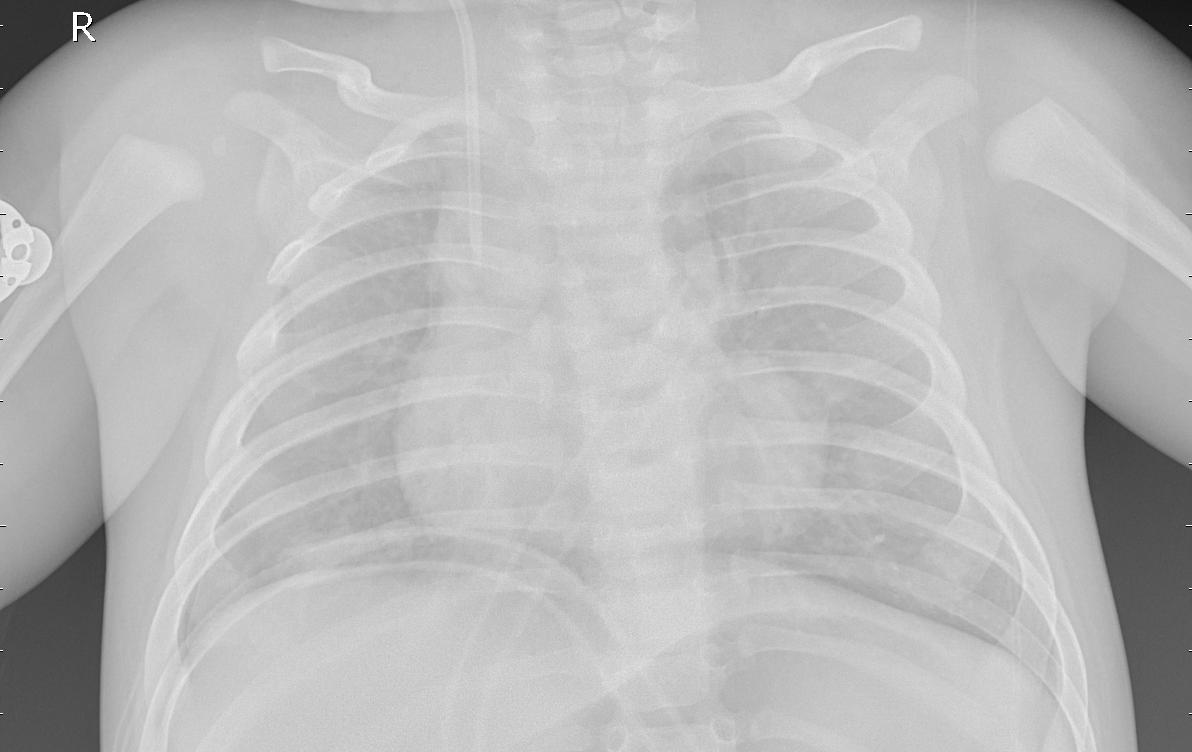
#> input picture Pneumonia_Prediction/archive (3)/chest_xray/train/PNEUMONIA/person1111_bacteria_3052.jpeg, 1192 x 752 px, found by its file name
$ jupyter execute --allow-errors CODE.ipynb
#> lines starting #> are read from the running program, lines starting #| are printed output that depends on the picture
## PNEUMONIA DETECTION FROM X-RAY IMAGES

## This project aims to build an AI model that can detect pneumonia from chest X-ray images using deep learning. Pneumonia is a serious lung infection, and identifying it early through X-rays can help doctors treat patients more effectively.We use a publicly available dataset of ~5,000 labeled chest X-ray images, divided into two categories: NORMAL and PNEUMONIA. The goal is to train a model that can automatically classify new X-rays into these two categories. To do this, we apply common machine learning steps:

Visualize and understand the dataset

Preprocess the images (resize, normalize, augment)

Train and compare two CNN models (a custom CNN and a pretrained model)

Evaluate model performance using accuracy, precision, recall, F1-score, and confusion matrix

Use Grad-CAM to show what parts of the image the model focuses on while making predictions

This project shows how AI can support doctors in making faster and more accurate diagnoses.

## DEEP LEARNING

[cell 1]
import torch
import torch.nn as nn
import torch.optim as optim
from torch.utils.data import DataLoader
from torchvision import datasets, transforms, models

## Image processing

[cell 2]
from PIL import Image
import cv2

## Data Handling and Visualization

[cell 3]
import matplotlib.pyplot as plt
import seaborn as sns
import pandas as pd
import numpy as np

## Model Evaluation

[cell 4]
from sklearn.metrics import classification_report, confusion_matrix, ConfusionMatrixDisplay

## Utilities

[cell 5]
import os
import random
import time

## Grad-Cam Visualization

[cell 6]
from torchcam.methods import GradCAM
from torchcam.utils import overlay_mask
from torchvision.transforms.functional import to_pil_image

## 1 This section focuses on getting familiar with the chest X-ray dataset used for pneumonia detection. We will look at how the data is organized, visualize some sample X-rays, and analyze the distribution of images across different classes and data splits.

 1.1 We start by defining the paths to the training, validation, and test directories. Each of these contains two folders — one for NORMAL X-rays and one for PNEUMONIA X-rays.

[cell 7]
# Define dataset directory paths
base_dir = "C:/Users/abdul/Desktop/Abdullah_i221392/archive (3)/chest_xray"
train_dir = os.path.join(base_dir, "train")
val_dir = os.path.join(base_dir, "val")
test_dir = os.path.join(base_dir, "test")

We will count the number of images in each category (NORMAL and PNEUMONIA) for all three splits: train, val, and test. This gives us an idea of whether the dataset is balanced or not.

[cell 8]
def count_images(folder):
    normal = len(os.listdir(os.path.join(folder, "NORMAL")))
    pneumonia = len(os.listdir(os.path.join(folder, "PNEUMONIA")))
    return normal, pneumonia

train_normal, train_pneu = count_images(train_dir)
val_normal, val_pneu = count_images(val_dir)
test_normal, test_pneu = count_images(test_dir)

# Prepare DataFrame
df = pd.DataFrame({
    'Set': ['Train', 'Train', 'Val', 'Val', 'Test', 'Test'],
    'Class': ['NORMAL', 'PNEUMONIA'] * 3,
    'Count': [train_normal, train_pneu, val_normal, val_pneu, test_normal, test_pneu]
})

# Plot distribution
plt.figure(figsize=(8, 5))
sns.barplot(data=df, x="Set", y="Count", hue="Class")
plt.title("Class Distribution in Each Dataset Split")
plt.show()
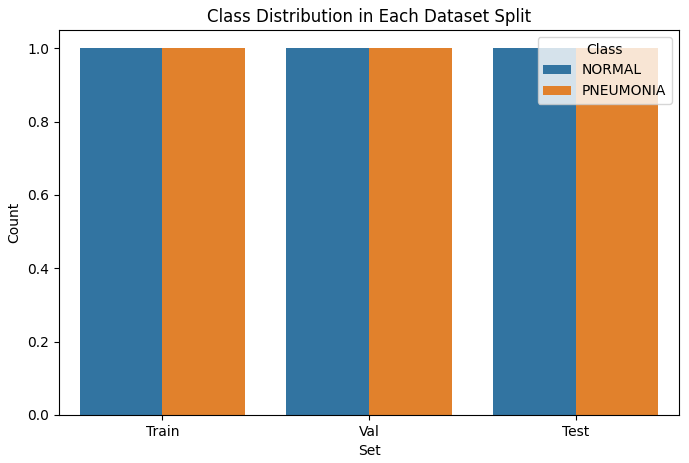
#> figure drawn by matplotlib, 1 panel

Here, we display a few example images from each class. This helps us understand what chest X-rays for NORMAL and PNEUMONIA cases look like and prepares us for model development.

[cell 9]
def show_samples(path, category, num=5):
    files = os.listdir(os.path.join(path, category))
    samples = random.sample(files, num)

    plt.figure(figsize=(15, 5))
    for i, img_file in enumerate(samples):
        img_path = os.path.join(path, category, img_file)
        img = Image.open(img_path)
        plt.subplot(1, num, i+1)
        plt.imshow(img, cmap='gray')
        plt.title(f"{category}")
        plt.axis('off')
    plt.show()

# Showing a few NORMAL and PNEUMONIA samples
#> (the rest of this cell did not finish here and is left out)

## 2. In this step, we prepare image transformations and DataLoaders for training, validation, and testing. We resize all images to 224×224, normalize them, and apply augmentation (flip) to training images only. Think of it like resizing and rotating puzzle pieces before giving them to the AI to solve the puzzle.

2.1 Image Transforms
We use different transforms (steps that change images) to make the input data clean, uniform, and richer for training.

Substeps:
Resize((224, 224)):
All images are converted to a fixed size. Models expect input of the same shape. We're using 224×224 because that’s the standard for models like ResNet.

RandomHorizontalFlip():
For training only. This randomly flips images left-right. It helps the model see X-rays from different angles and learn better, not just memorize.

ToTensor():
Converts image pixels (0–255) to PyTorch tensors and scales them to 0–1. This is how models understand images — as numeric arrays.

Normalize([0.5], [0.5]):
Adjusts pixel values to be in the range [-1, 1]. This speeds up training and makes it more stable. We use one value only because X-rays are grayscale (1 channel).

[cell 10]
# Image size used in pretrained models like ResNet
img_size = 224

# Transformations for training data (includes augmentation)
#> (the rest of this cell did not finish here and is left out)

2.2 Load Datasets using ImageFolder

ImageFolder is a PyTorch utility that reads images from folders and automatically assigns labels based on folder names (e.g. NORMAL becomes class 0, PNEUMONIA becomes class 1)

[cell 11]
from torchvision.datasets import ImageFolder

#> (the rest of this cell did not finish here and is left out)

2.3 Create Dataloaders
Dataloaders make training efficient by dividing the dataset into small batches and loading them as needed. This way, the model trains on a few images at a time instead of loading the whole dataset at once (which is slow and uses too much memory).

batch_size=32: Model sees 32 images in one go

shuffle=True: Randomize training data each time (helps generalization)

[cell 12]
from torch.utils.data import DataLoader

batch_size = 32

#> (the rest of this cell did not finish here and is left out)

## 3 In this step, we will build two deep learning models to classify X-ray images as NORMAL or PNEUMONIA. Goal: Build a custom CNN from scratch. Build a transfer learning model (we’ll use ResNet18). Train both models and compare their performance

3.1 Custom CNN Model (from scratch)
This is a basic convolutional neural network that we build manually. It has a few convolutional layers, followed by fully connected layers to make predictions.

Why do this?
To understand how CNNs work and have full control over the architecture.

 What Is a CNN?
A Convolutional Neural Network (CNN) is like an intelligent scanner:

It looks at small parts of the image at a time (not all pixels at once)

It learns features like edges, shapes, and textures layer by layer

Then uses that information to decide if the image shows pneumonia or not

Input Size:
Every image is grayscale, so:

Channels = 1 (not 3 like colored images)

Size = 224×224

**Layer 1: First Convolution Layer (conv1)**

self.conv1 = nn.Conv2d(1, 16, kernel_size=3, padding=1)

Take input with 1 channel

Create 16 feature maps

Use a 3×3 filter/kernel to look at small 3×3 sections of the image

Add padding=1 so output size stays the same

Why we use this:
This layer learns basic features like edges and corners.

Output:
After this layer → 16 images of size 224×224
After ReLU + MaxPool (next step) → 16 images of size 112×112

ReLU Activation + Pooling

x = self.pool(F.relu(self.conv1(x)))
__ReLU (Rectified Linear Unit):__

Makes negative values zero

Adds non-linearity so the model can learn complex patterns

MaxPooling (self.pool = nn.MaxPool2d(2, 2)):

Looks at 2×2 boxes and picks the biggest number

This makes the image smaller (reduces size by half)

Helps remove noise and focuses on the strongest signals

__Layer 2: Second Convolution Layer (conv2)_

self.conv2 = nn.Conv2d(16, 32, kernel_size=3, padding=1)

Takes 16 feature maps from the first layer

Learns 32 more complex feature maps

Same kernel size (3×3) to look at local patterns

Why?
This layer now learns bigger patterns — like outlines of lungs, spots, or textures.

Output:
After pooling again → 32 images of size 56×56

Flattening Layer

x = x.view(-1, 32 * 56 * 56)
Now we flatten the 32 feature maps of size 56×56 into a single long vector
32 × 56 × 56 = 100352 numbers

The model needs a flat layer to connect to the fully connected (dense) part.

__Fully Connected Layer 1 (fc1)__

self.fc1 = nn.Linear(32 * 56 * 56, 128)
Takes 100k+ numbers and reduces it to just 128

This is where the model learns abstract patterns and combines features

__Activation (ReLU)__

x = F.relu(self.fc1(x))
Same idea: ReLU helps model learn non-linear decision boundaries

__Output Layer (fc2)__

self.fc2 = nn.Linear(128, 2)
We reduce the 128 values to just 2 values

One for each class:

0 → NORMAL

1 → PNEUMONIA

These 2 numbers go into a softmax layer later during loss calculation to become probabilities.

[cell 13]
import torch.nn as nn
import torch.nn.functional as F

class CustomCNN(nn.Module):
    def __init__(self):
        super(CustomCNN, self).__init__()
        self.conv1 = nn.Conv2d(1, 16, kernel_size=3, padding=1)
        self.conv2 = nn.Conv2d(16, 32, kernel_size=3, padding=1)
        self.pool  = nn.MaxPool2d(2, 2)
        self.fc1   = nn.Linear(32 * 56 * 56, 128)
        self.fc2   = nn.Linear(128, 2)  # 2 classes: NORMAL & PNEUMONIA

    # [7 lines left out: function forward, not called in this run]

3.2 Transfer Learning Model (ResNet18)
Instead of building from scratch, we use a pretrained model (ResNet18). These models have already learned general features from millions of images and can be fine-tuned for our X-ray task.
Why use it?
It saves time, needs less data, and usually gives better performance than a model from scratch.
What is Transfer Learning?
Transfer learning means using a pre-trained model that already learned to detect patterns in millions of images (like dogs, cats, roads, etc.) and reusing it to solve a new problem — in this case, classifying X-rays as NORMAL or PNEUMONIA.

This saves time, works well even with smaller datasets, and gives better accuracy.

What is ResNet18?
ResNet stands for Residual Network. It’s a very popular CNN model designed to be deep but efficient.

The key idea in ResNet is skip connections (shortcut paths) that allow the model to “skip” over some layers and avoid getting stuck during training. This helps it learn better and avoid problems like vanishing gradients.

[cell 14]
from torchvision import models

#> (the rest of this cell did not finish here and is left out)

3.2 Train and Fine-tune Both Models (Custom CNN + ResNet18)
We'll now:

Define a training function

Train both models one by one

Track loss & accuracy

Save training/validation results for comparison

[cell 15]
# [60 lines left out: function train_model, not called in this run]

Train Custom CNN

#> (a cell that did not finish here is left out)

#> (a cell that did not finish here is left out)

## 5. Evaluation and Comparison. This step helps you see how well each model performs. We’ll evaluate both models using:

## Accuracy, Precision, Recall, F1-score

## Confusion matrix

## Training/validation curves

## Final comparison summary

5.1 Evaluate on Test Set (Reusable Function)

[cell 18]
from sklearn.metrics import accuracy_score, precision_score, recall_score, f1_score, confusion_matrix, ConfusionMatrixDisplay

# [32 lines left out: function evaluate_model, not called in this run]

5.2 Run Evaluation for Each Model

[cell 19]
print("Custom CNN Evaluation:")
#> (the rest of this cell did not finish here and is left out)

5.3 Plot Training vs Validation Curves

[cell 20]
# [24 lines left out: function plot_training_curves, not called in this run]

#> (a cell that did not finish here is left out)

Model Comparison Summary

| Metric      | Custom CNN | ResNet18 |
|-------------|------------|----------|
| Accuracy    | 72.4%        | 63.1%      |
| Precision   | 70.1%        | 62.9%      |
| Recall      | 97.4%        | 100%       |
| F1-Score    | 81.5%        | 77.2%      |

While both models performed reasonably, the Custom CNN achieved higher accuracy (72.4%), precision (70.1%), and F1-score (81.5%) compared to ResNet18, which scored lower across all metrics except recall, where it achieved a perfect 100%.

This indicates:

Custom CNN was better at making balanced predictions and had overall stronger performance.

ResNet18, despite being pretrained, likely overfit or failed to generalize on this grayscale dataset, possibly due to architectural mismatch or underfitting during training.

However, ResNet18’s 100% recall shows it didn’t miss any pneumonia cases, making it highly sensitive, which could be valuable in clinical settings where missing a pneumonia case is critical.

## 6: Interpretability (XAI) using Grad-CAM We’ll use Grad-CAM (Gradient-weighted Class Activation Mapping) to see where the model is focusing when it makes predictions. This helps us answer: “Which part of the X-ray did the model use to decide if it's pneumonia?”

What is Grad-CAM in Simple Words?
Grad-CAM shows a heatmap over the original image that highlights important areas used by the model to make its decision.

Red areas = high attention

Blue/green areas = low attention

It’s helpful for building trust and explaining the model

## RESNET MODEL

[cell 22]
img_path = os.path.join(test_dir, "PNEUMONIA", os.listdir(os.path.join(test_dir, "PNEUMONIA"))[0])

img = Image.open(img_path).convert("L")
#> img is the input picture: PIL image 1192x752 L; min 0, max 255, mean 185.2
#> (the rest of this cell did not finish here and is left out)
